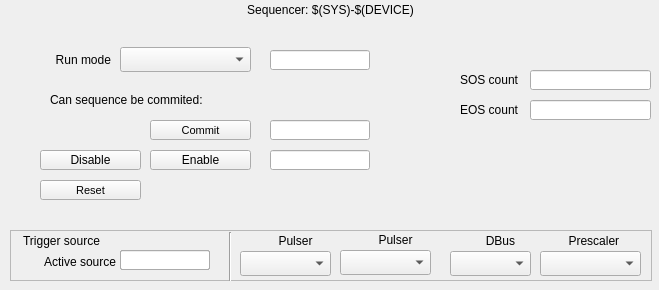
<?xml version="1.0" encoding="UTF-8"?>
<ui version="4.0">
 <class>Form</class>
 <widget class="QWidget" name="Form">
  <property name="geometry">
   <rect>
    <x>0</x>
    <y>0</y>
    <width>659</width>
    <height>290</height>
   </rect>
  </property>
  <property name="windowTitle">
   <string>Form</string>
  </property>
  <widget class="caLineEdit" name="calineedit">
   <property name="geometry">
    <rect>
     <x>270</x>
     <y>50</y>
     <width>100</width>
     <height>20</height>
    </rect>
   </property>
   <property name="channel" stdset="0">
    <string notr="true">$(SYS)-$(DEVICE):Seq-RunMode-RB</string>
   </property>
  </widget>
  <widget class="caLineEdit" name="calineedit_2">
   <property name="geometry">
    <rect>
     <x>270</x>
     <y>150</y>
     <width>100</width>
     <height>20</height>
    </rect>
   </property>
   <property name="channel" stdset="0">
    <string notr="true">$(SYS)-$(DEVICE):Seq-Ena-RB</string>
   </property>
  </widget>
  <widget class="caMessageButton" name="camessagebutton">
   <property name="geometry">
    <rect>
     <x>30</x>
     <y>310</y>
     <width>101</width>
     <height>20</height>
    </rect>
   </property>
   <property name="font">
    <font>
     <pointsize>8</pointsize>
    </font>
   </property>
   <property name="text">
    <string>Soft trigger</string>
   </property>
   <property name="channel" stdset="0">
    <string notr="true">$(SYS)-$(DEVICE):Seq-SoftTrig-Cmd</string>
   </property>
   <property name="releaseMessage">
    <string notr="true">1</string>
   </property>
  </widget>
  <widget class="caMessageButton" name="camessagebutton_2">
   <property name="geometry">
    <rect>
     <x>40</x>
     <y>180</y>
     <width>101</width>
     <height>20</height>
    </rect>
   </property>
   <property name="font">
    <font>
     <pointsize>8</pointsize>
    </font>
   </property>
   <property name="toolTip">
    <string>Stops the sequence immediately and resets the timestamp counter</string>
   </property>
   <property name="text">
    <string>Reset</string>
   </property>
   <property name="channel" stdset="0">
    <string notr="true">$(SYS)-$(DEVICE):Seq-Reset-Cmd</string>
   </property>
   <property name="releaseMessage">
    <string notr="true">1</string>
   </property>
  </widget>
  <widget class="caMessageButton" name="camessagebutton_3">
   <property name="geometry">
    <rect>
     <x>150</x>
     <y>120</y>
     <width>101</width>
     <height>20</height>
    </rect>
   </property>
   <property name="font">
    <font>
     <pointsize>8</pointsize>
    </font>
   </property>
   <property name="toolTip">
    <string>Write events and timestamps to HW, if sequence entered by the user is valid</string>
   </property>
   <property name="text">
    <string>Commit</string>
   </property>
   <property name="channel" stdset="0">
    <string notr="true">$(SYS)-$(DEVICE):Seq-Commit-Cmd</string>
   </property>
   <property name="releaseMessage">
    <string notr="true">1</string>
   </property>
  </widget>
  <widget class="QLabel" name="label_2">
   <property name="geometry">
    <rect>
     <x>50</x>
     <y>90</y>
     <width>181</width>
     <height>20</height>
    </rect>
   </property>
   <property name="text">
    <string>Can sequence be commited:</string>
   </property>
  </widget>
  <widget class="caLed" name="caled_2">
   <property name="geometry">
    <rect>
     <x>230</x>
     <y>85</y>
     <width>30</width>
     <height>30</height>
    </rect>
   </property>
   <property name="channel" stdset="0">
    <string notr="true">$(SYS)-$(DEVICE):Seq-Valid-RB</string>
   </property>
   <property name="falseColor">
    <color>
     <red>255</red>
     <green>0</green>
     <blue>0</blue>
    </color>
   </property>
   <property name="trueColor">
    <color>
     <red>0</red>
     <green>255</green>
     <blue>0</blue>
    </color>
   </property>
  </widget>
  <widget class="caLineEdit" name="calineedit_3">
   <property name="geometry">
    <rect>
     <x>530</x>
     <y>70</y>
     <width>121</width>
     <height>20</height>
    </rect>
   </property>
   <property name="channel" stdset="0">
    <string notr="true">$(SYS)-$(DEVICE):Seq-SOS</string>
   </property>
  </widget>
  <widget class="QLabel" name="label_3">
   <property name="geometry">
    <rect>
     <x>437</x>
     <y>70</y>
     <width>81</width>
     <height>20</height>
    </rect>
   </property>
   <property name="text">
    <string>SOS count</string>
   </property>
   <property name="alignment">
    <set>Qt::AlignRight|Qt::AlignTrailing|Qt::AlignVCenter</set>
   </property>
  </widget>
  <widget class="QLabel" name="label_4">
   <property name="geometry">
    <rect>
     <x>437</x>
     <y>100</y>
     <width>81</width>
     <height>20</height>
    </rect>
   </property>
   <property name="text">
    <string>EOS count</string>
   </property>
   <property name="alignment">
    <set>Qt::AlignRight|Qt::AlignTrailing|Qt::AlignVCenter</set>
   </property>
  </widget>
  <widget class="caLineEdit" name="calineedit_4">
   <property name="geometry">
    <rect>
     <x>530</x>
     <y>100</y>
     <width>121</width>
     <height>20</height>
    </rect>
   </property>
   <property name="channel" stdset="0">
    <string notr="true">$(SYS)-$(DEVICE):Seq-EOS</string>
   </property>
  </widget>
  <widget class="QFrame" name="frame">
   <property name="geometry">
    <rect>
     <x>10</x>
     <y>230</y>
     <width>642</width>
     <height>51</height>
    </rect>
   </property>
   <property name="frameShape">
    <enum>QFrame::StyledPanel</enum>
   </property>
   <property name="frameShadow">
    <enum>QFrame::Raised</enum>
   </property>
   <widget class="QLabel" name="label_14">
    <property name="geometry">
     <rect>
      <x>5</x>
      <y>22</y>
      <width>101</width>
      <height>20</height>
     </rect>
    </property>
    <property name="text">
     <string>Active source</string>
    </property>
    <property name="alignment">
     <set>Qt::AlignRight|Qt::AlignTrailing|Qt::AlignVCenter</set>
    </property>
   </widget>
   <widget class="caMenu" name="camenu_pulser">
    <property name="geometry">
     <rect>
      <x>230</x>
      <y>21</y>
      <width>91</width>
      <height>25</height>
     </rect>
    </property>
    <property name="channel" stdset="0">
     <string notr="true">$(SYS)-$(DEVICE):Seq-Src-Pulse-SP</string>
    </property>
    <property name="styleSheet" stdset="0">
     <string notr="true"/>
    </property>
   </widget>
   <widget class="QLabel" name="label_16">
    <property name="geometry">
     <rect>
      <x>460</x>
      <y>1</y>
      <width>61</width>
      <height>20</height>
     </rect>
    </property>
    <property name="text">
     <string>DBus</string>
    </property>
    <property name="alignment">
     <set>Qt::AlignCenter</set>
    </property>
   </widget>
   <widget class="QLabel" name="label_15">
    <property name="geometry">
     <rect>
      <x>250</x>
      <y>1</y>
      <width>71</width>
      <height>20</height>
     </rect>
    </property>
    <property name="text">
     <string>Pulser</string>
    </property>
    <property name="alignment">
     <set>Qt::AlignCenter</set>
    </property>
   </widget>
   <widget class="QLabel" name="label_17">
    <property name="geometry">
     <rect>
      <x>550</x>
      <y>1</y>
      <width>71</width>
      <height>20</height>
     </rect>
    </property>
    <property name="text">
     <string>Prescaler </string>
    </property>
    <property name="alignment">
     <set>Qt::AlignCenter</set>
    </property>
   </widget>
   <widget class="caMenu" name="camenu_prescaler">
    <property name="geometry">
     <rect>
      <x>530</x>
      <y>21</y>
      <width>101</width>
      <height>25</height>
     </rect>
    </property>
    <property name="channel" stdset="0">
     <string notr="true">$(SYS)-$(DEVICE):Seq-Src-Scale-SP</string>
    </property>
    <property name="styleSheet" stdset="0">
     <string notr="true"/>
    </property>
   </widget>
   <widget class="caMenu" name="camenu_dbus">
    <property name="geometry">
     <rect>
      <x>440</x>
      <y>21</y>
      <width>81</width>
      <height>25</height>
     </rect>
    </property>
    <property name="channel" stdset="0">
     <string notr="true">$(SYS)-$(DEVICE):Seq-Src-DBus-SP</string>
    </property>
    <property name="styleSheet" stdset="0">
     <string notr="true"/>
    </property>
   </widget>
   <widget class="caLabel" name="calabel">
    <property name="geometry">
     <rect>
      <x>1</x>
      <y>1</y>
      <width>101</width>
      <height>20</height>
     </rect>
    </property>
    <property name="text">
     <string>Trigger source</string>
    </property>
    <property name="alignment">
     <set>Qt::AlignCenter</set>
    </property>
    <property name="styleSheet" stdset="0">
     <string notr="true">background-color: rgba(255, 255, 255, 0); color: rgba(0, 0, 0, 255);</string>
    </property>
   </widget>
   <widget class="Line" name="line">
    <property name="geometry">
     <rect>
      <x>210</x>
      <y>2</y>
      <width>20</width>
      <height>51</height>
     </rect>
    </property>
    <property name="orientation">
     <enum>Qt::Vertical</enum>
    </property>
   </widget>
   <widget class="caFrame" name="caframe_dbus_led">
    <property name="geometry">
     <rect>
      <x>440</x>
      <y>1</y>
      <width>19</width>
      <height>19</height>
     </rect>
    </property>
    <property name="macro">
     <string notr="true">CHAN=$(SYS)-$(DEVICE):Seq-Src-DBus-RB</string>
    </property>
    <property name="visibility">
     <enum>caFrame::Calc</enum>
    </property>
    <property name="visibilityCalc">
     <string notr="true">A=B&amp;&amp;A&lt;40&amp;&amp;A&gt;31</string>
    </property>
    <property name="channel" stdset="0">
     <string notr="true">$(SYS)-$(DEVICE):Seq-Src-RB</string>
    </property>
    <property name="channelB">
     <string notr="true">$(SYS)-$(DEVICE):Seq-Src-DBus-RB.RVAL</string>
    </property>
    <widget class="caLed" name="caled_5">
     <property name="geometry">
      <rect>
       <x>0</x>
       <y>1</y>
       <width>16</width>
       <height>16</height>
      </rect>
     </property>
     <property name="falseColor">
      <color>
       <red>0</red>
       <green>255</green>
       <blue>0</blue>
      </color>
     </property>
     <property name="trueColor">
      <color>
       <red>0</red>
       <green>255</green>
       <blue>0</blue>
      </color>
     </property>
     <property name="undefinedColor">
      <color>
       <red>0</red>
       <green>255</green>
       <blue>0</blue>
      </color>
     </property>
    </widget>
   </widget>
   <widget class="caFrame" name="caframe_prescaler_led">
    <property name="geometry">
     <rect>
      <x>531</x>
      <y>1</y>
      <width>19</width>
      <height>19</height>
     </rect>
    </property>
    <property name="macro">
     <string notr="true">CHAN=$(SYS)-$(DEVICE):Seq-Src-Scale-RB</string>
    </property>
    <property name="visibility">
     <enum>caFrame::Calc</enum>
    </property>
    <property name="visibilityCalc">
     <string notr="true">A=B&amp;&amp;A&gt;39</string>
    </property>
    <property name="channel" stdset="0">
     <string notr="true">$(SYS)-$(DEVICE):Seq-Src-RB</string>
    </property>
    <property name="channelB">
     <string notr="true">$(SYS)-$(DEVICE):Seq-Src-Scale-RB.RVAL</string>
    </property>
    <widget class="caLed" name="caled_4">
     <property name="geometry">
      <rect>
       <x>0</x>
       <y>1</y>
       <width>16</width>
       <height>16</height>
      </rect>
     </property>
     <property name="falseColor">
      <color>
       <red>0</red>
       <green>255</green>
       <blue>0</blue>
      </color>
     </property>
     <property name="trueColor">
      <color>
       <red>0</red>
       <green>255</green>
       <blue>0</blue>
      </color>
     </property>
     <property name="undefinedColor">
      <color>
       <red>0</red>
       <green>255</green>
       <blue>0</blue>
      </color>
     </property>
    </widget>
   </widget>
   <widget class="caFrame" name="caframe_pulser_led">
    <property name="geometry">
     <rect>
      <x>230</x>
      <y>1</y>
      <width>19</width>
      <height>19</height>
     </rect>
    </property>
    <property name="macro">
     <string notr="true">CHAN=$(SYS)-$(DEVICE):Seq-Src-Pulse-RB</string>
    </property>
    <property name="visibility">
     <enum>caFrame::Calc</enum>
    </property>
    <property name="visibilityCalc">
     <string notr="true">A=B&amp;&amp;A&lt;16</string>
    </property>
    <property name="channel" stdset="0">
     <string notr="true">$(SYS)-$(DEVICE):Seq-Src-RB</string>
    </property>
    <property name="channelB">
     <string notr="true">$(SYS)-$(DEVICE):Seq-Src-Pulse-RB.RVAL</string>
    </property>
    <widget class="caLed" name="caled_3">
     <property name="geometry">
      <rect>
       <x>0</x>
       <y>1</y>
       <width>16</width>
       <height>16</height>
      </rect>
     </property>
     <property name="falseColor">
      <color>
       <red>0</red>
       <green>255</green>
       <blue>0</blue>
      </color>
     </property>
     <property name="trueColor">
      <color>
       <red>0</red>
       <green>255</green>
       <blue>0</blue>
      </color>
     </property>
     <property name="undefinedColor">
      <color>
       <red>0</red>
       <green>255</green>
       <blue>0</blue>
      </color>
     </property>
    </widget>
   </widget>
   <widget class="caFrame" name="caframe_pulser">
    <property name="geometry">
     <rect>
      <x>110</x>
      <y>20</y>
      <width>101</width>
      <height>21</height>
     </rect>
    </property>
    <property name="macro">
     <string notr="true">CHAN=$(SYS)-$(DEVICE):Seq-Src-Pulse-RB</string>
    </property>
    <property name="visibility">
     <enum>caFrame::Calc</enum>
    </property>
    <property name="visibilityCalc">
     <string notr="true">A=B&amp;&amp;A&lt;16</string>
    </property>
    <property name="channel" stdset="0">
     <string notr="true">$(SYS)-$(DEVICE):Seq-Src-RB</string>
    </property>
    <property name="channelB">
     <string notr="true">$(SYS)-$(DEVICE):Seq-Src-Pulse-RB.RVAL</string>
    </property>
    <widget class="caLineEdit" name="calineedit_5">
     <property name="geometry">
      <rect>
       <x>0</x>
       <y>0</y>
       <width>90</width>
       <height>20</height>
      </rect>
     </property>
     <property name="channel" stdset="0">
      <string notr="true">$(CHAN)</string>
     </property>
    </widget>
   </widget>
   <widget class="caFrame" name="caframe_dbus">
    <property name="geometry">
     <rect>
      <x>110</x>
      <y>20</y>
      <width>101</width>
      <height>21</height>
     </rect>
    </property>
    <property name="macro">
     <string notr="true">CHAN=$(SYS)-$(DEVICE):Seq-Src-DBus-RB</string>
    </property>
    <property name="visibility">
     <enum>caFrame::Calc</enum>
    </property>
    <property name="visibilityCalc">
     <string notr="true">A=B&amp;&amp;A&lt;40&amp;&amp;A&gt;31</string>
    </property>
    <property name="channel" stdset="0">
     <string notr="true">$(SYS)-$(DEVICE):Seq-Src-RB</string>
    </property>
    <property name="channelB">
     <string notr="true">$(SYS)-$(DEVICE):Seq-Src-DBus-RB.RVAL</string>
    </property>
    <widget class="caLineEdit" name="calineedit_6">
     <property name="geometry">
      <rect>
       <x>0</x>
       <y>0</y>
       <width>90</width>
       <height>20</height>
      </rect>
     </property>
     <property name="channel" stdset="0">
      <string notr="true">$(CHAN)</string>
     </property>
    </widget>
   </widget>
   <widget class="caFrame" name="caframe_prescaler">
    <property name="geometry">
     <rect>
      <x>110</x>
      <y>20</y>
      <width>101</width>
      <height>21</height>
     </rect>
    </property>
    <property name="macro">
     <string notr="true">CHAN=$(SYS)-$(DEVICE):Seq-Src-Scale-RB</string>
    </property>
    <property name="visibility">
     <enum>caFrame::Calc</enum>
    </property>
    <property name="visibilityCalc">
     <string notr="true">A=B&amp;&amp;A&gt;39</string>
    </property>
    <property name="channel" stdset="0">
     <string notr="true">$(SYS)-$(DEVICE):Seq-Src-RB</string>
    </property>
    <property name="channelB">
     <string notr="true">$(SYS)-$(DEVICE):Seq-Src-Scale-RB.RVAL</string>
    </property>
    <widget class="caLineEdit" name="calineedit_7">
     <property name="geometry">
      <rect>
       <x>0</x>
       <y>0</y>
       <width>90</width>
       <height>20</height>
      </rect>
     </property>
     <property name="channel" stdset="0">
      <string notr="true">$(CHAN)</string>
     </property>
    </widget>
   </widget>
   <widget class="caFrame" name="caframe_pulser_3">
    <property name="geometry">
     <rect>
      <x>110</x>
      <y>20</y>
      <width>101</width>
      <height>21</height>
     </rect>
    </property>
    <property name="macro">
     <string notr="true">CHAN=$(SYS)-$(DEVICE):Seq-Src-Pulse2-RB</string>
    </property>
    <property name="visibility">
     <enum>caFrame::Calc</enum>
    </property>
    <property name="visibilityCalc">
     <string notr="true">A=B&amp;&amp;A&lt;32&amp;&amp;A&gt;15</string>
    </property>
    <property name="channel" stdset="0">
     <string notr="true">$(SYS)-$(DEVICE):Seq-Src-RB</string>
    </property>
    <property name="channelB">
     <string notr="true">$(SYS)-$(DEVICE):Seq-Src-Pulse2-RB.RVAL</string>
    </property>
    <widget class="caLineEdit" name="calineedit_11">
     <property name="geometry">
      <rect>
       <x>0</x>
       <y>0</y>
       <width>90</width>
       <height>20</height>
      </rect>
     </property>
     <property name="channel" stdset="0">
      <string notr="true">$(CHAN)</string>
     </property>
    </widget>
   </widget>
   <widget class="caFrame" name="caframe">
    <property name="geometry">
     <rect>
      <x>330</x>
      <y>0</y>
      <width>91</width>
      <height>51</height>
     </rect>
    </property>
    <property name="lineWidth">
     <number>0</number>
    </property>
    <property name="macro">
     <string notr="true">SYS=$(SYS),DEVICE=$(DEVICE),FF=$(FF)</string>
    </property>
    <property name="background">
     <color>
      <red>0</red>
      <green>0</green>
      <blue>0</blue>
     </color>
    </property>
    <property name="visibility">
     <enum>caFrame::Calc</enum>
    </property>
    <property name="visibilityCalc">
     <string notr="true">A&gt;0</string>
    </property>
    <property name="channel" stdset="0">
     <string notr="true">$(SYS)-$(DEVICE):Pul16-Ena-Sel.PINI</string>
    </property>
    <widget class="caFrame" name="caframe_pulser_led_2">
     <property name="geometry">
      <rect>
       <x>0</x>
       <y>0</y>
       <width>19</width>
       <height>19</height>
      </rect>
     </property>
     <property name="macro">
      <string notr="true">CHAN=$(SYS)-$(DEVICE):Seq-Src-Pulse-RB</string>
     </property>
     <property name="visibility">
      <enum>caFrame::Calc</enum>
     </property>
     <property name="visibilityCalc">
      <string notr="true">A=B&amp;&amp;A&lt;32&amp;&amp;A&gt;15</string>
     </property>
     <property name="channel" stdset="0">
      <string notr="true">$(SYS)-$(DEVICE):Seq-Src-RB</string>
     </property>
     <property name="channelB">
      <string notr="true">$(SYS)-$(DEVICE):Seq-Src-Pulse2-RB.RVAL</string>
     </property>
     <widget class="caLed" name="caled_10">
      <property name="geometry">
       <rect>
        <x>0</x>
        <y>1</y>
        <width>16</width>
        <height>16</height>
       </rect>
      </property>
      <property name="falseColor">
       <color>
        <red>0</red>
        <green>255</green>
        <blue>0</blue>
       </color>
      </property>
      <property name="trueColor">
       <color>
        <red>0</red>
        <green>255</green>
        <blue>0</blue>
       </color>
      </property>
      <property name="undefinedColor">
       <color>
        <red>0</red>
        <green>255</green>
        <blue>0</blue>
       </color>
      </property>
     </widget>
    </widget>
    <widget class="QLabel" name="label_22">
     <property name="geometry">
      <rect>
       <x>20</x>
       <y>0</y>
       <width>71</width>
       <height>20</height>
      </rect>
     </property>
     <property name="text">
      <string>Pulser</string>
     </property>
     <property name="alignment">
      <set>Qt::AlignCenter</set>
     </property>
    </widget>
    <widget class="caMenu" name="camenu_pulser_2">
     <property name="geometry">
      <rect>
       <x>0</x>
       <y>20</y>
       <width>91</width>
       <height>25</height>
      </rect>
     </property>
     <property name="channel" stdset="0">
      <string notr="true">$(SYS)-$(DEVICE):Seq-Src-Pulse2-SP</string>
     </property>
     <property name="styleSheet" stdset="0">
      <string notr="true"/>
     </property>
    </widget>
   </widget>
  </widget>
  <widget class="caMenu" name="camenu_2">
   <property name="geometry">
    <rect>
     <x>120</x>
     <y>47</y>
     <width>131</width>
     <height>25</height>
    </rect>
   </property>
   <property name="channel" stdset="0">
    <string notr="true">$(SYS)-$(DEVICE):Seq-RunMode-Sel</string>
   </property>
   <property name="styleSheet" stdset="0">
    <string notr="true"/>
   </property>
  </widget>
  <widget class="caLabel" name="calabel_2">
   <property name="geometry">
    <rect>
     <x>0</x>
     <y>0</y>
     <width>661</width>
     <height>20</height>
    </rect>
   </property>
   <property name="text">
    <string>Sequencer: $(SYS)-$(DEVICE)</string>
   </property>
   <property name="alignment">
    <set>Qt::AlignCenter</set>
   </property>
   <property name="styleSheet" stdset="0">
    <string notr="true">background-color: rgba(255, 255, 255, 0); color: rgba(0, 0, 0, 255);</string>
   </property>
  </widget>
  <widget class="caMessageButton" name="camessagebutton_5">
   <property name="geometry">
    <rect>
     <x>40</x>
     <y>150</y>
     <width>101</width>
     <height>20</height>
    </rect>
   </property>
   <property name="toolTip">
    <string>Stops the sequence immediately, without resetting the timestamp counter</string>
   </property>
   <property name="text">
    <string>Disable</string>
   </property>
   <property name="channel" stdset="0">
    <string notr="true">$(SYS)-$(DEVICE):Seq-Ena-Sel</string>
   </property>
   <property name="releaseMessage">
    <string notr="true">0</string>
   </property>
  </widget>
  <widget class="caMessageButton" name="camessagebutton_4">
   <property name="geometry">
    <rect>
     <x>150</x>
     <y>150</y>
     <width>101</width>
     <height>20</height>
    </rect>
   </property>
   <property name="toolTip">
    <string>Re-enables the sequence. When triggered, timestamp counter continues counting</string>
   </property>
   <property name="text">
    <string>Enable</string>
   </property>
   <property name="channel" stdset="0">
    <string notr="true">$(SYS)-$(DEVICE):Seq-Ena-Sel</string>
   </property>
   <property name="releaseMessage">
    <string notr="true">1</string>
   </property>
  </widget>
  <widget class="QLabel" name="label_5">
   <property name="geometry">
    <rect>
     <x>10</x>
     <y>50</y>
     <width>101</width>
     <height>20</height>
    </rect>
   </property>
   <property name="text">
    <string>Run mode</string>
   </property>
   <property name="alignment">
    <set>Qt::AlignRight|Qt::AlignTrailing|Qt::AlignVCenter</set>
   </property>
  </widget>
  <widget class="caLineEdit" name="calineedit_8">
   <property name="geometry">
    <rect>
     <x>270</x>
     <y>120</y>
     <width>100</width>
     <height>20</height>
    </rect>
   </property>
   <property name="channel" stdset="0">
    <string notr="true">$(SYS)-$(DEVICE):Seq-Commit-Cmd</string>
   </property>
  </widget>
 </widget>
 <customwidgets>
  <customwidget>
   <class>caMenu</class>
   <extends>QComboBox</extends>
   <header>caMenu</header>
  </customwidget>
  <customwidget>
   <class>caMessageButton</class>
   <extends>QPushButton</extends>
   <header>caMessageButton</header>
  </customwidget>
  <customwidget>
   <class>caFrame</class>
   <extends>QFrame</extends>
   <header>caFrame</header>
   <container>1</container>
  </customwidget>
  <customwidget>
   <class>caLabel</class>
   <extends>QLabel</extends>
   <header>caLabel</header>
  </customwidget>
  <customwidget>
   <class>caLed</class>
   <extends>QWidget</extends>
   <header>caLed</header>
  </customwidget>
  <customwidget>
   <class>caLineEdit</class>
   <extends>QLineEdit</extends>
   <header>caLineEdit</header>
  </customwidget>
 </customwidgets>
 <resources/>
 <connections/>
</ui>
